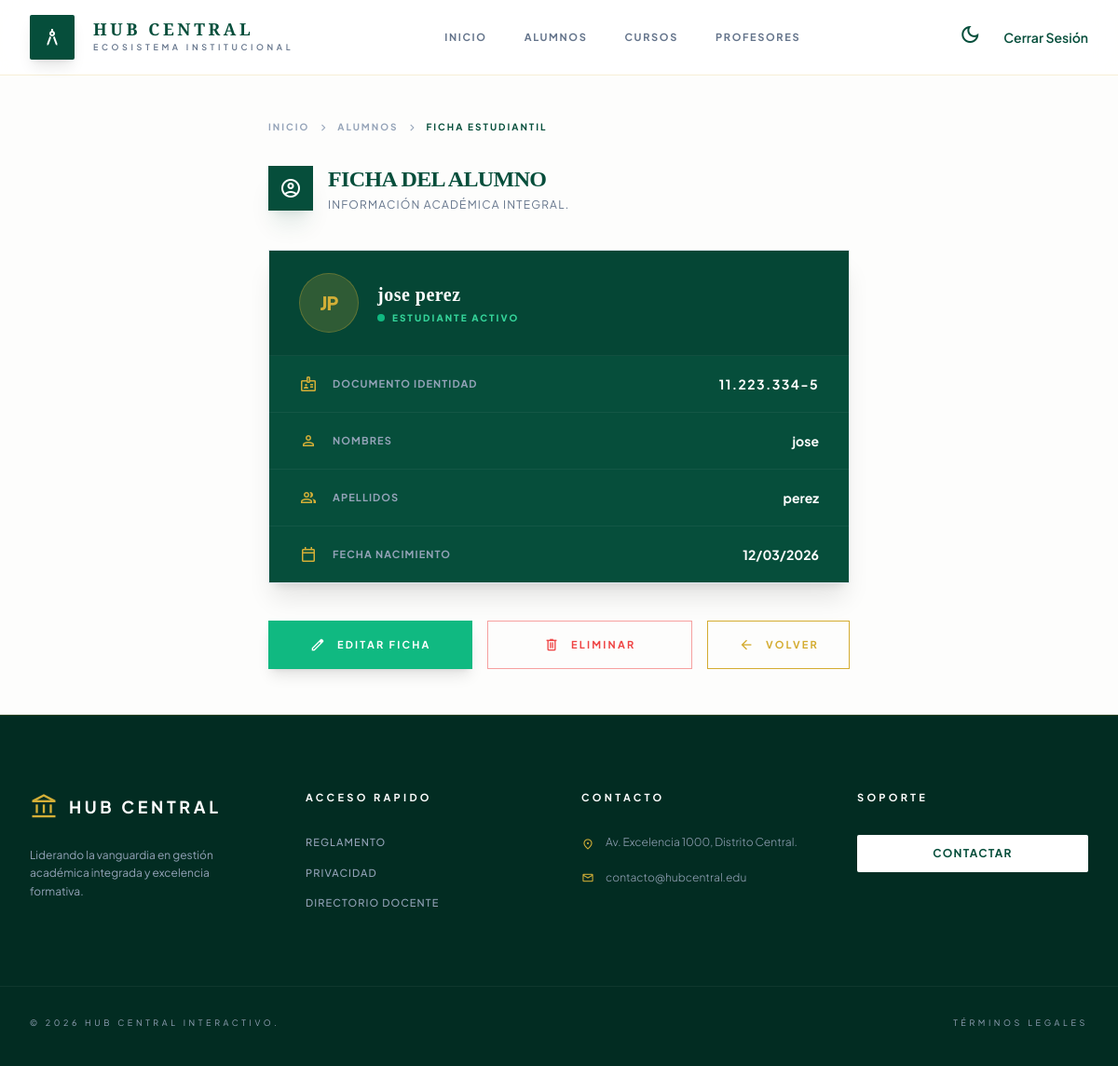
The app's page /alumno/11.223.334-5/detalle/ (signed in) with its own data.
### alumno/models.py (models this page shows, shortened)
class Alumno(models.Model):
    rut = models.CharField(max_length=12, primary_key=True, verbose_name="RUT")
    nombre = models.CharField(max_length=100, verbose_name="Nombre")
    apellido = models.CharField(max_length=100, verbose_name="Apellido")
    fecha_nacimiento = models.DateField(verbose_name="Fecha de Nacimiento")
    class Meta:
        verbose_name = "Alumno"
        verbose_name_plural = "Alumnos"
        ordering = ['apellido', 'nombre']

### alumno/views.py (the view)
# urls.py: path('<str:rut>/detalle/', views.detalle_alumno, name='detalle_alumno'),
@login_required
def detalle_alumno(request, rut):
    alumno = get_object_or_404(Alumno, rut=rut)
    contexto = {'alumno':alumno}
    return render(request, 'alumno/detalle_alumno.html', contexto)

### alumno/templates/alumno/detalle_alumno.html (shortened to what this page needs)
{% extends 'base.html' %}
{% block main %}
<div class="max-w-2xl mx-auto px-6 py-12">
    <nav class="flex items-center gap-2 text-[10px] font-bold text-slate-400 mb-8 uppercase tracking-[0.2em]">
        <a class="hover:text-primary transition-colors" href="{% url 'base' %}">Inicio</a>
        <span class="material-symbols-outlined text-[14px]">chevron_right</span>
        <a class="hover:text-primary transition-colors" href="{% url 'portalalumnos' %}">Alumnos</a>
        <span class="material-symbols-outlined text-[14px]">chevron_right</span>
        <span class="text-secondary dark:text-primary">Ficha Estudiantil</span>
    </nav>
    <div class="mb-10 flex items-center gap-4">
        <div class="size-12 bg-secondary dark:bg-primary flex items-center justify-center text-white dark:text-secondary shadow-xl shadow-secondary/10">
            <span class="material-symbols-outlined">account_circle</span>
        </div>
        <div>
            <h1 class="text-2xl font-serif font-bold text-secondary dark:text-white uppercase tracking-tight">Ficha del Alumno</h1>
            <p class="text-slate-500 dark:text-slate-400 text-xs uppercase tracking-widest mt-1">Información académica integral.</p>
        </div>
    </div>
    <div class="bg-secondary dark:bg-slate-900/50 border border-slate-200 dark:border-slate-800 shadow-xl overflow-hidden backdrop-blur-sm mb-10">
        <div class="px-8 py-6 border-b border-white/5 flex items-center gap-5 bg-black/10">
            <div class="size-16 rounded-full bg-primary/20 border border-primary/30 flex items-center justify-center shrink-0">
                <span class="text-primary text-xl font-black uppercase tracking-tighter">
                    {{ alumno.nombre|first }}{{ alumno.apellido|first }}
                </span>
            </div>
            <div>
                <h2 class="text-xl font-serif font-bold text-white tracking-wide">
                    {{ alumno.nombre }} {{ alumno.apellido }}
                </h2>
                <div class="flex items-center gap-2 mt-1">
                    <span class="size-2 rounded-full bg-[#10b981] animate-pulse"></span>
                    <p class="text-[10px] font-black text-emerald-400 uppercase tracking-[0.2em]">Estudiante Activo</p>
                </div>
            </div>
        </div>
        <div class="divide-y divide-white/5">
            <div class="px-8 py-5 flex items-center justify-between group hover:bg-white/5 transition-colors">
                <div class="flex items-center gap-4">
                    <span class="material-symbols-outlined text-primary text-[20px]">badge</span>
                    <span class="text-[11px] font-bold text-slate-400 uppercase tracking-widest">Documento Identidad</span>
                </div>
                <span class="text-sm font-bold text-white tracking-widest">{{ alumno.rut }}</span>
            </div>
            <div class="px-8 py-5 flex items-center justify-between group hover:bg-white/5 transition-colors">
                <div class="flex items-center gap-4">
                    <span class="material-symbols-outlined text-primary text-[20px]">person</span>
                    <span class="text-[11px] font-bold text-slate-400 uppercase tracking-widest">Nombres</span>
                </div>
                <span class="text-sm font-bold text-white">{{ alumno.nombre }}</span>
            </div>
            <div class="px-8 py-5 flex items-center justify-between group hover:bg-white/5 transition-colors">
                <div class="flex items-center gap-4">
                    <span class="material-symbols-outlined text-primary text-[20px]">group</span>
                    <span class="text-[11px] font-bold text-slate-400 uppercase tracking-widest">Apellidos</span>
                </div>
                <span class="text-sm font-bold text-white">{{ alumno.apellido }}</span>
            </div>
            <div class="px-8 py-5 flex items-center justify-between group hover:bg-white/5 transition-colors">
                <div class="flex items-center gap-4">
                    <span class="material-symbols-outlined text-primary text-[20px]">calendar_today</span>
                    <span class="text-[11px] font-bold text-slate-400 uppercase tracking-widest">Fecha Nacimiento</span>
                </div>
                <span class="text-sm font-bold text-white">{{ alumno.fecha_nacimiento|date:"d/m/Y" }}</span>
            </div>
        </div>
    </div>
    <div class="flex flex-col sm:flex-row gap-4">
        <a href="{% url 'editar_alumno' alumno.rut %}"
           class="flex-1 flex items-center justify-center gap-3 bg-[#10b981] hover:bg-[#059669] text-white font-bold py-4 px-6 uppercase tracking-[0.2em] text-[11px] transition-all shadow-lg active:scale-95 hover:shadow-[#10b981]/20">
            <span class="material-symbols-outlined text-[18px]">edit</span>
            Editar Ficha
        </a>
        <a href="{% url 'eliminar_alumno' alumno.rut %}"
           class="flex-1 flex items-center justify-center gap-3 bg-transparent hover:bg-red-500/10 text-red-500 font-bold py-4 px-6 border border-red-500/50 hover:border-red-500 uppercase tracking-[0.2em] text-[11px] transition-all active:scale-95">
            <span class="material-symbols-outlined text-[18px]">delete</span>
            Eliminar
        </a>
        <a href="{% url 'lista_alumnos' %}"
           class="flex items-center gap-3 bg-transparent hover:bg-white/5 text-[#d4ac31] text-[11px] font-bold uppercase tracking-[0.2em] py-3.5 px-8 transition-all border border-[#d4ac31]">
            <span class="material-symbols-outlined text-[18px]">arrow_back</span>
            Volver
        </a>
    </div>
</div>
{% endblock %}

### static/css/estilo.css (style rules this page uses)
:root { --emerald-deep: #064e3b; --emerald-rich: #065f46; --gold-primary: #d4af37; --gold-light: #f4e1a1; --background-base: #fdfdfc; --text-main: #1a2e2a; }

### alumno/templates/alumno/detalle_alumno.html (style rules this page uses)
.font-serif { font-family: 'Playfair+Display', serif; }

### records on screen
Alumno: nombre|first "J", apellido|first "P", nombre "jose", apellido "perez", rut "11.223.334-5", fecha_nacimiento "12/03/2026"
